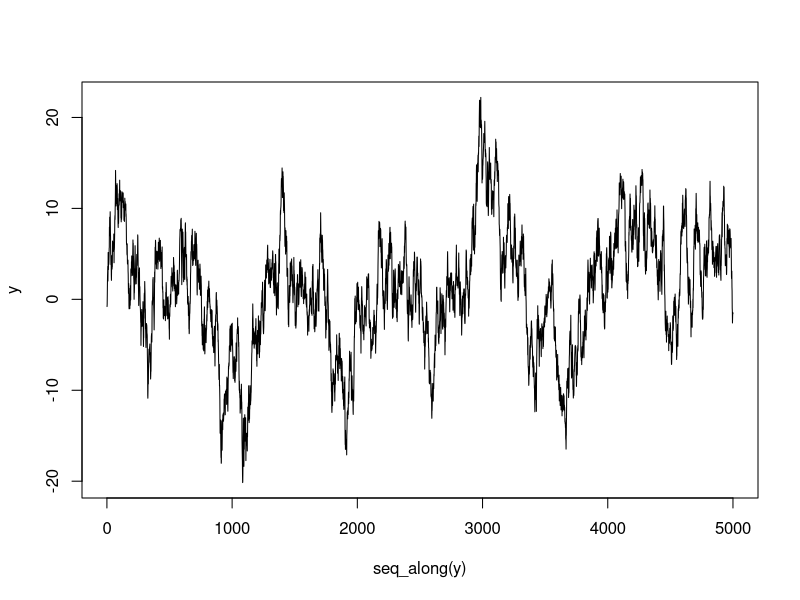
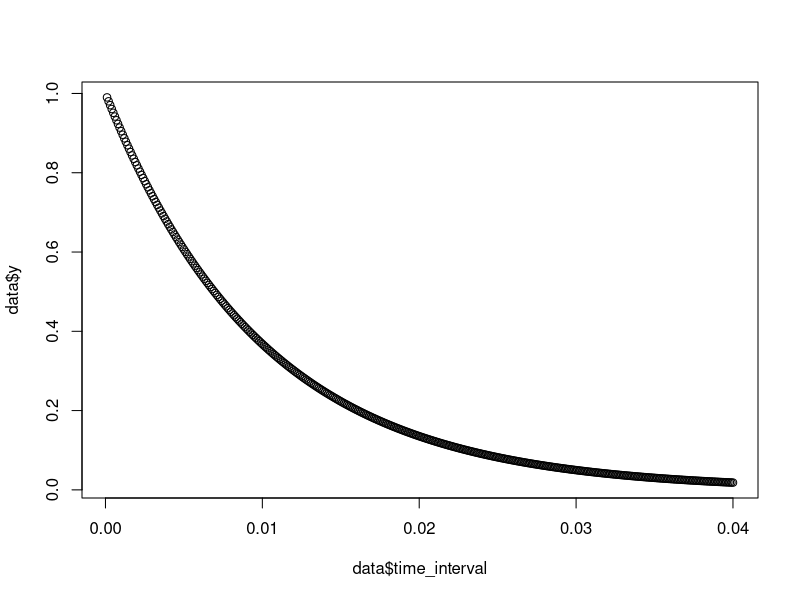
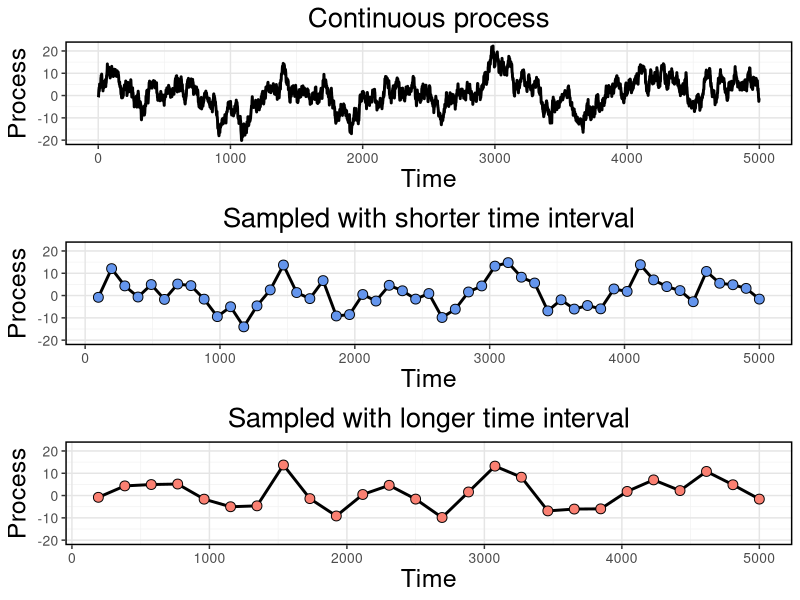
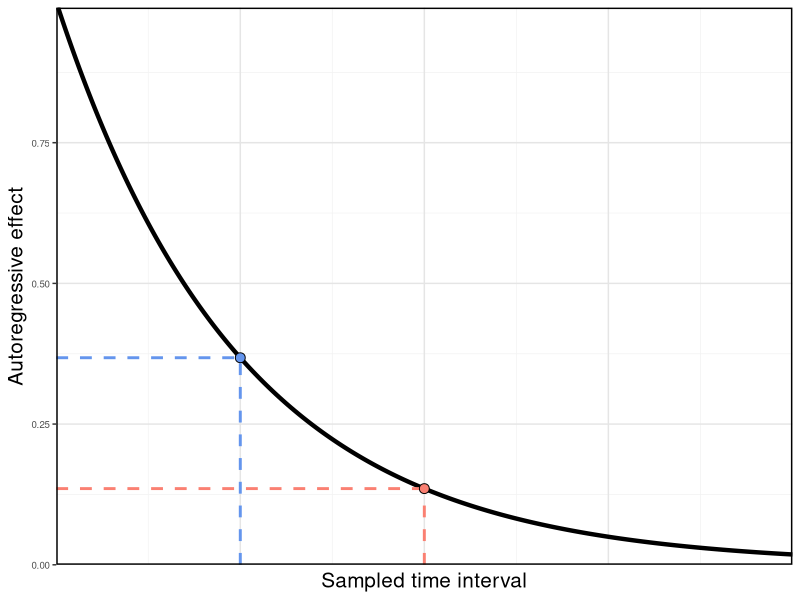

Here is the R script that generated these plots, in order:
################################################################################
# Figure displaying continuous-time, different sample rates, and relationship
# between parameters
################################################################################

library(ggplot2)
library(ggpubr)

# Create function for the Ornstein-Uhlenbeck model. Sampling/Approximation 
# through the Euler method. The parameter \mu defines the attractor of the 
# system, \theta is the drift rate which determines the speed and shape of the 
# drift towards this attractor, and \sigma defines the relative value of the 
# diffusion
euler <- function(N, parameters, dt = 1e-4) {
    # Extract the parameters (makes it easier to give them meaning)
    mu <- parameters[1]
    theta <- parameters[2]
    sigma <- parameters[3]

    # Define the numeric vector and the initial condition
    y <- numeric(N)
    y[1] <- rnorm(1, mean = mu, sd = sigma)
    for(i in 2:N) {
        y[i] <- rnorm(
            1, 
            mean = y[i - 1] + theta * (mu - y[i - 1]) * dt, 
            sd = sigma
        )
    }

    return(y)
}

# Define the parameters to be used everywhere
theta <- 100
dt <- 1e-4

# Create a continuous time-series
set.seed(41) # Static Dress - Unexplainabletitlesleavingyouwonderingwhy
y <- euler(
    5000,
    c(0, theta, 1),
    dt = dt
)
plot(seq_along(y), y, type = "l")

# Differentiate between the continuous series and two different discrete time 
# series differing in the time interval between observations
y_short <- y[seq(1, length(y), length.out = 51)]
y_long <- y_short[seq(1, length(y_short), by = 2)]

# Combine all time-series in a single list
y <- list(
    "Continuous process" = y, 
    "Sampled with shorter time interval" = y_short, 
    "Sampled with longer time interval" = y_long
)

# Create the time-series figures
plt <- lapply(
    seq_along(y), 
    function(i) {
        # Create data.frame to be plotted for ggplot2
        data <- data.frame(
            time = seq_along(y[[i]]) * length(y[[1]]) / length(y[[i]]),
            y = y[[i]]
        )

        # Create the plot
        plt <- ggplot(
            data, 
            aes(
                x = time, 
                y = y
            )
        ) +
            geom_line(
                color = "black",
                linewidth = 1
            ) +
            labs(
                title = names(y)[i],
                x = "Time",
                y = "Process"
            ) +
            lims(
                y = range(y[[1]])
            ) +
            theme(
                panel.background = element_rect(fill = "white"),
                panel.border = element_rect(
                    fill = NA, 
                    color = "black",
                    linewidth = 1
                ), 
                panel.grid.major = element_line(
                    color = "gray90",
                    linewidth = 0.5
                ),
                panel.grid.minor = element_line(
                    color = "gray95",
                    linewidth = 0.25
                ),
                plot.title = element_text(
                    size = 20, 
                    hjust = 0.5
                ),
                axis.title = element_text(size = 18),
                axis.text = element_text(size = 10)
            )

        # If needed, add points to the plot to indicate the sampled
        # values
        if(i > 1) {
            plt <- plt + 
                geom_point(
                    shape = 21, 
                    size = 3,
                    color = "black",
                    fill = ifelse(
                        i == 2, 
                        "cornflowerblue",
                        "salmon"
                    )
                )
        }

        return(plt)
    }
)

# Bind these plots together
time_series <- ggarrange(
    plotlist = plt, 
    ncol = 1
)

# Create an exponential function displaying the value of the autoregressive effect
# against the time interval. Important: Discrete-time sampling rates are at 
# time_interval 100 (5000/50) and 200 (5000/25)
data <- data.frame(
    time_interval = seq_len(400) * dt,
    y = exp(-theta * seq_len(400) * dt)
)
plot(data$time_interval, data$y)

exponential <- ggplot(
    data, 
    aes(
        x = time_interval, 
        y = y
    )
) +
    geom_line(
        color = "black",
        linewidth = 1.5
    ) +
    labs(
        x = "Sampled time interval",
        y = "Autoregressive effect"
    ) +
    annotate(
        "segment",
        x = c(
            data$time_interval[100],
            0, 
            data$time_interval[200],
            0
        ),
        xend = c(
            data$time_interval[100],
            data$time_interval[100],
            data$time_interval[200],
            data$time_interval[200]
        ),
        y = c(
            0, 
            data$y[100],
            0, 
            data$y[200]
        ),
        yend = c(
            data$y[100],
            data$y[100],
            data$y[200],
            data$y[200]
        ),
        linewidth = 1, 
        linetype = "dashed",
        color = rep(c("cornflowerblue", "salmon"), each = 2)
    ) +
    annotate(
        "point",
        x = data$time_interval[c(100, 200)], 
        y = data$y[c(100, 200)],
        shape = 21, 
        color = "black",
        fill = c("cornflowerblue", "salmon"),
        size = 3
    ) + 
    scale_x_continuous(expand = c(0, 0)) +
    scale_y_continuous(expand = c(0, 0)) +
    theme(
        panel.background = element_rect(fill = "white"),
        panel.border = element_rect(
            fill = NA, 
            color = "black",
            linewidth = 1
        ), 
        panel.grid.major = element_line(color = "gray90"),
        panel.grid.minor = element_line(color = "gray95"),
        plot.title = element_text(
            size = 20, 
            hjust = 0.5
        ),
        axis.title = element_text(size = 15),
        axis.text = element_text(size = 7),
        axis.text.x = element_blank(),
        axis.ticks.x = element_blank()
    )

# Bind both plots together to create the final plot
ggsave(
    file.path("manuscript", "fig1_time_series.png"),
    time_series,
    width = 800 * 3, 
    height = 780 * 3,
    unit = "px"
)

ggsave(
    file.path("manuscript", "fig1_exponential.png"),
    exponential,
    width = 800, 
    height = 780,
    unit = "px"
)
